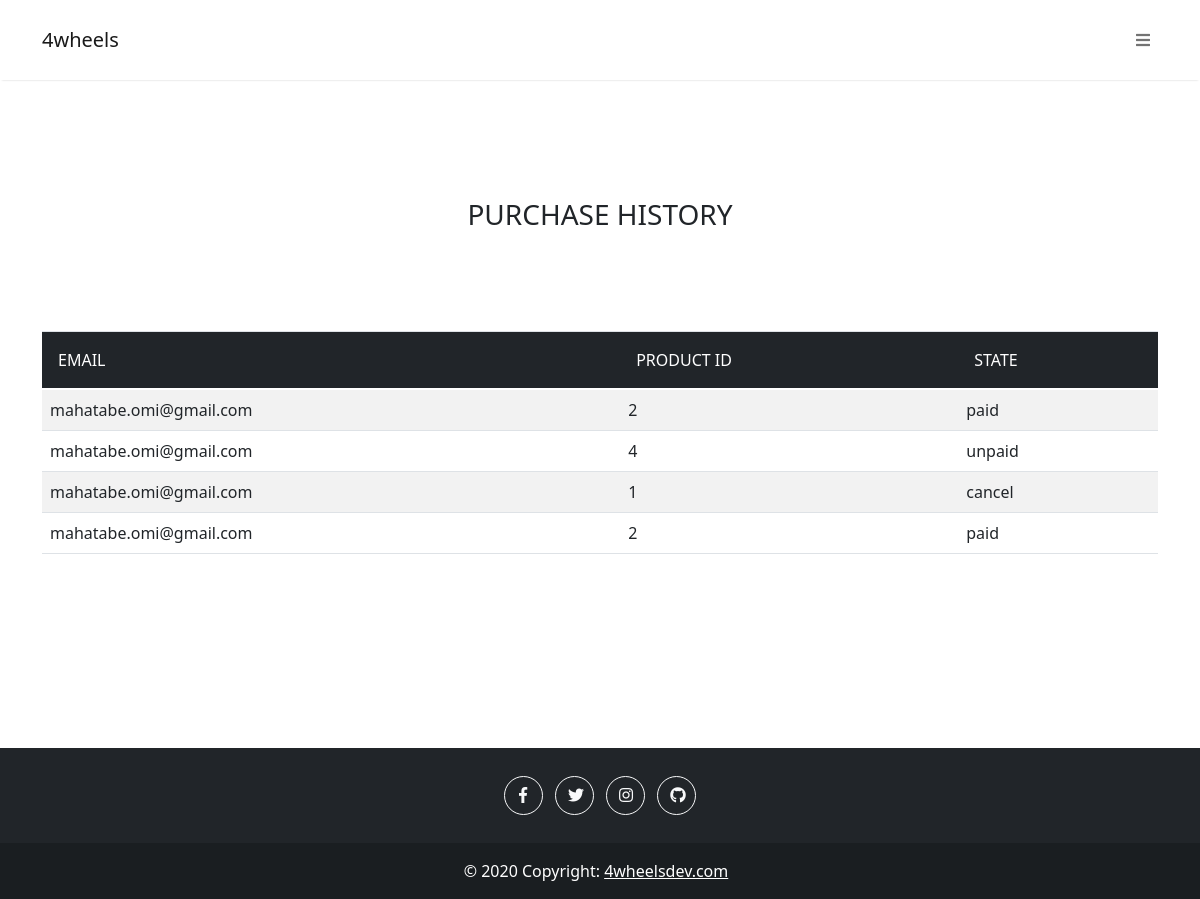
/purchasehistory.php (signed in), run on the app's committed database.
### tables this page shows
CREATE TABLE `productorders` (
  `productOrderID` int(11) NOT NULL,
  `product_OID` int(11) NOT NULL,
  `customerMail` text NOT NULL,
  `state` varchar(255) NOT NULL
);

### includes/menuShow.php (the view, shortened to what this page needs)
<?php
function menuItemsProfile( ){
    echo " <li class='nav-item dropdown'> ";
    echo " <a class='nav-link navslide slidec' href='#' id='navbarScrollingDropdown' role='button' data-bs-toggle='dropdown' aria-expanded='false'><i class='fas fa-bars'></i></a>";
    echo " </li> ";
}
?>

### includes/purchases.php (shortened to what this page needs)
<?php
    include "includes/navDB.php";
 ?>
<section class="purchaseHist">
    <div class="container purchaseHistory">
        <div class="row">
            <div class="col-12">
                <div class="cardbody his">
                    <div class="card-body text-center titl">
                        <h5 class="card-title m-b-0">purchase history</h5>
                    </div>
                    <div class="tables">
                        <table class="table table-striped">
                            <thead class="table table-dark tabtitle">
                                <tr>
                                    <th scope="col">Email</th>
                                    <th scope="col">product id</th>
                                    <th scope="col">state</th>
                                </tr>
                            </thead>
                            <tbody class="customtable">
                            <?php
                                $mail = $_SESSION['user_email'];
                                $sql = mysqli_query($connection,"SELECT * FROM productorders where customerMail='$mail' ;");
                                while ($row=mysqli_fetch_assoc($sql))
                                {
                                    ?>
                                    <tr>
                                        <td> <?php echo $row['customerMail']; ?> </td>
                                        <td> <?php echo $row['product_OID']; ?> </td>
                                        <td> <?php echo $row['state']; ?> </td>
                                    </tr>
                                    <?php
                                }
                                ?>
                            </tbody>
                        </table>
                    </div>
                </div>
            </div>
        </div>
    </div>
</section>

### css/navbar.css (style rules this page uses)
.navslide { margin: 0 0 0 1.5rem; }

### css/purchase.css (style rules this page uses)
.purchaseHist { margin-top: 11.1rem; margin-bottom: 11.1rem; }
.purchaseHistory .card-body { flex: 1 1 auto; padding: 1.25rem; }
.purchaseHistory .tabtitle { background-color: lightgrey; }
.purchaseHistory .table { max-width: 100%; margin-bottom: 1rem; background-color: transparent; }
.purchaseHistory .table th, .table thead th { font-weight: 500; text-transform: uppercase; }
.purchaseHistory .table thead th { vertical-align: bottom; border-bottom: 2px solid #dee2e6; }
.purchaseHistory .table th { padding: 1rem; vertical-align: top; border-top: 1px solid #dee2e6; }
.purchaseHistory .table th, .table thead th { font-weight: 500; }
.purchaseHistory th { text-align: inherit; }
.purchaseHist .titl h5 { text-transform: uppercase; font-size: 28px; margin-bottom: 5rem; }

### data on the page
productorders: customerMail "mahatabe.omi@gmail.com", product_OID "2", state "paid"
productorders: customerMail "mahatabe.omi@gmail.com", product_OID "4", state "unpaid"
productorders: customerMail "mahatabe.omi@gmail.com", product_OID "1", state "cancel"
productorders: customerMail "mahatabe.omi@gmail.com", product_OID "2", state "paid"
